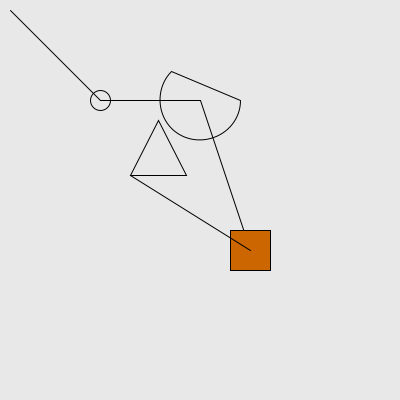
Frame 1 (no input)
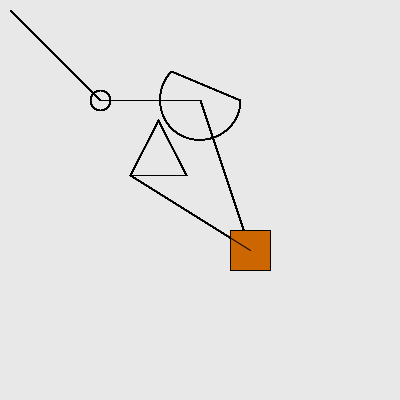
Frame 60 (the mouse pressed at the canvas centre just before this capture)
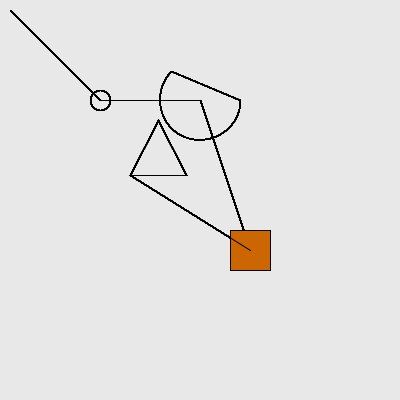
Frame 120 (the mouse held since frame 60 and released just before this capture)

The Processing sketch that drew these frames (run headless with seeded random() and noise(); from frame 60 on, the mouse is pressed at the canvas centre):

// Processing sketch: basic03_drawing
// ── basic03_drawing.pde
//basic start drawing

int pos=250;

void setup(){
  size(400,400);
  background(232,232,232);
}


void draw(){
  
  //primitives for drawing
  smooth();
  line(10,10,100,100);
  noFill();
  ellipse(100,100,20,20);
  line(100,100,200,100);
  arc(200, 100, 80, 80, 0, PI+QUARTER_PI, CHORD);//arc(a, b, c, d, start, stop, mode)
  line(200,100,pos,pos);
  fill(204, 102,0);
  quad(pos-20, pos-20, pos+20, pos-20, 
  pos+20,pos+20, pos-20, pos+20);//quad(x1, y1, x2, y2, x3, y3, x4, y4)
  line(pos,pos,130,175);
  noFill();
  triangle(130, 175, 158, 120, 186, 175);
}
